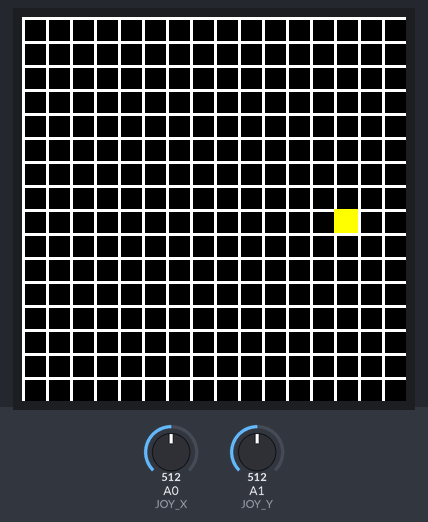
This sketch was run on a simulated Arduino Uno, built with avr-gcc and run on an emulated ATmega328P. Parts: 128×128 colour display. The test bench sets the inputs (shaded band); at power-on: A1 (JOY_Y) = 512, A0 (JOY_X) = 512.

Above: at 1.3 s.
1.4 s: A1 (JOY_Y) set to 716
At 1.61 s:
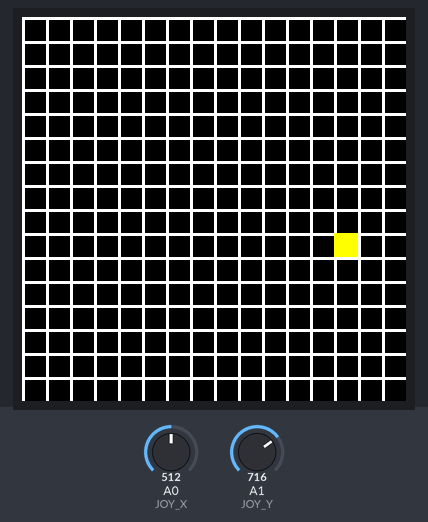
3.2 s: A1 (JOY_Y) set to 306
At 3.82 s:
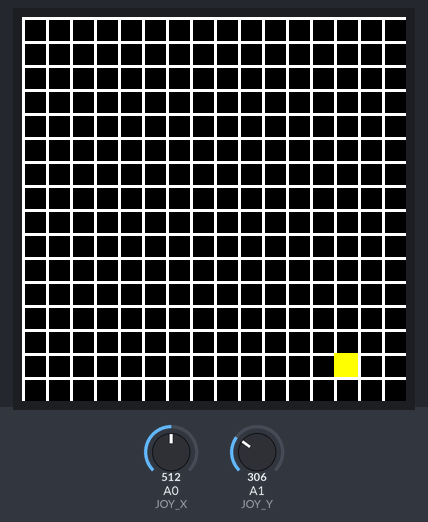
6.2 s: A0 (JOY_X) set to 306
At 6.51 s:
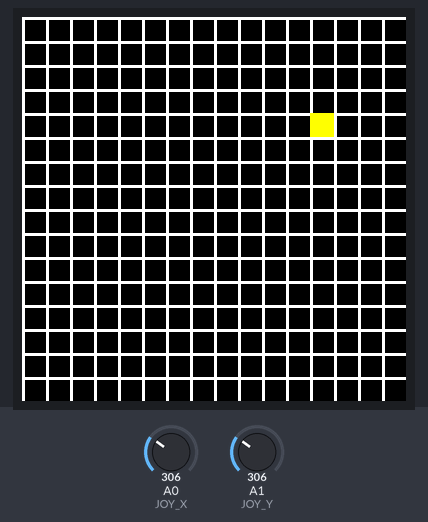
7.8 s: A0 (JOY_X) set to 511
At 7.98 s:
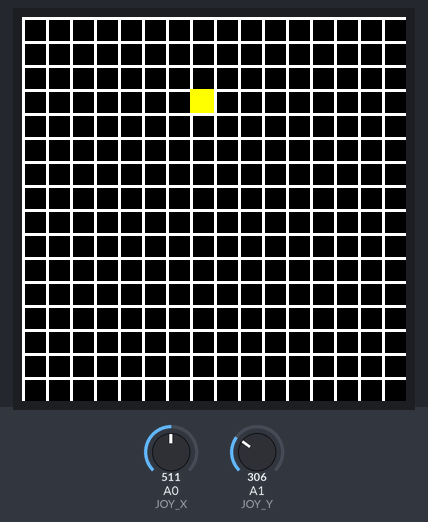
Timing chart, 0 to 10.8 s (numbered marks = the images above; inputs shaded):
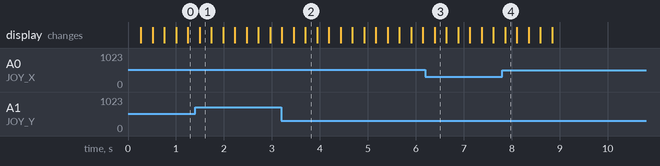

The sketch:

snake_game_on_tft_screen.ino
```cpp
#include <Adafruit_GFX.h>
#include <Adafruit_ST7735.h>
#include <SPI.h>

// Color definitions
#define BLACK 0x0000
#define BLUE 0x001F
#define RED 0xF800
#define GREEN 0x07E0
#define CYAN 0x07FF
#define MAGENTA 0xF81F
#define YELLOW 0xFFE0
#define WHITE 0xFFFF

// Digital pins
constexpr uint8_t TFT_CS = 10;	// Chip Select (tells the screen to talk with arduino, control line basically)
constexpr uint8_t TFT_DC = 9;	// Data/Command (switch between sending command or sending data)
constexpr uint8_t TFT_RST = 8;
constexpr uint8_t JOY_SW = 7;
// Analog pins
constexpr uint8_t JOY_X = A0;
constexpr uint8_t JOY_Y = A1;

Adafruit_ST7735 tft = Adafruit_ST7735(TFT_CS, TFT_DC, TFT_RST);	// Tft object for controlling screen

// Constants for analog stick input
constexpr int16_t DEADZONE = 200;
constexpr int16_t MIN_VAL = 512 - DEADZONE;
constexpr int16_t MAX_VAL = 512 + DEADZONE;

// Constant global variables for snake game
constexpr uint8_t CELL_SIZE = 8; // Each grid field will take 8 pixels
constexpr uint8_t VERTICAL_AXIS = 128 / CELL_SIZE; 	// Here we're dividing our screen by cells, so we get 16x16 screen
constexpr uint8_t HORIZONTAL_AXIS = 128 / CELL_SIZE;

// Enums

enum Direction { UP, DOWN, LEFT, RIGHT };

// Structures
struct SnakePart {
	uint8_t x, y;
};

// Classes
constexpr uint8_t MAX_SNAKE = 100;

class Snake {
private:
	uint8_t currentLength;
	SnakePart body[MAX_SNAKE];
	Direction dir = RIGHT;

public:
	void init() {
		currentLength = 1;
		body[0].x = 8; // Storing grid positions, not pixels
		body[0].y = 8;
}

	void setDirection(Direction d) {
		// if ((d == UP && dir == DOWN) ||
		// 		(d == RIGHT && dir == LEFT) ||
		// 		(d == DOWN && dir == UP) ||
		// 		(d == LEFT && dir == RIGHT))
		// {
		// 	return;
		// }

		dir = d;

	}

	void move() {

		// Tail follows the head
		for (uint8_t i = currentLength - 1; i > 0; i--) {
			body[i] = body[i-1];
		}

		switch (dir) {
			case UP: body[0].y--; break;
			case DOWN: body[0].y++; break;
			case LEFT: body[0].x--; break;
			case RIGHT: body[0].x++; break;
		}
	}

	void grow() {
		if (currentLength < MAX_SNAKE) {
			currentLength++;
		}
	}

	void draw() const {
		for (uint8_t i = 0; i < currentLength; i++) {
			uint16_t color = (i==0) ? YELLOW : GREEN;
			tft.fillRect(body[i].x * CELL_SIZE, body[i].y * CELL_SIZE, CELL_SIZE, CELL_SIZE, color);
		}
	}

};

void drawGrid() {
	for (int i = 0; i < VERTICAL_AXIS; i++) {
		tft.drawFastVLine(i*CELL_SIZE, 0, 128, WHITE);
	}

	for (int i = 0; i < HORIZONTAL_AXIS; i++) {
		tft.drawFastHLine(0, i*CELL_SIZE, 128, WHITE);
	}

}

Snake snake; // Snake object

// void readButton() {						useless right now
// 	static uint32_t lastPressed = 0;
// 	uint8_t shiftDelay = 200;
// 	if (millis() - lastPressed >= shiftDelay) {
// 		lastPressed = millis();
// 		return true;
// 	}

// 	return false;
// }

void controlDirection(Snake &snake) {

	// static bool lastButtonState = false;
	// bool buttonPressed = readButton();

	int analogX = analogRead(JOY_X);
	int analogY = analogRead(JOY_Y);

	if (analogX < MIN_VAL) snake.setDirection(LEFT);
	else if (analogX > MAX_VAL) snake.setDirection(RIGHT);
	else if (analogY < MIN_VAL) snake.setDirection(UP);
	else if (analogY > MAX_VAL) snake.setDirection(DOWN);

}

void setup() {
	pinMode(JOY_SW, INPUT_PULLUP);

	tft.initR(INITR_144GREENTAB);
	tft.setRotation(1);
	tft.fillScreen(BLACK);
	tft.setTextColor(WHITE);

	snake.init();

}

void loop() {
	static uint32_t lastMove = 0;
	const uint8_t moveDelay = 500;

	if (millis() - lastMove > moveDelay ) {
		lastMove = millis();

		controlDirection(snake);
		snake.move();

		tft.fillScreen(BLACK);
		drawGrid();
		snake.draw();

	}
}
```
